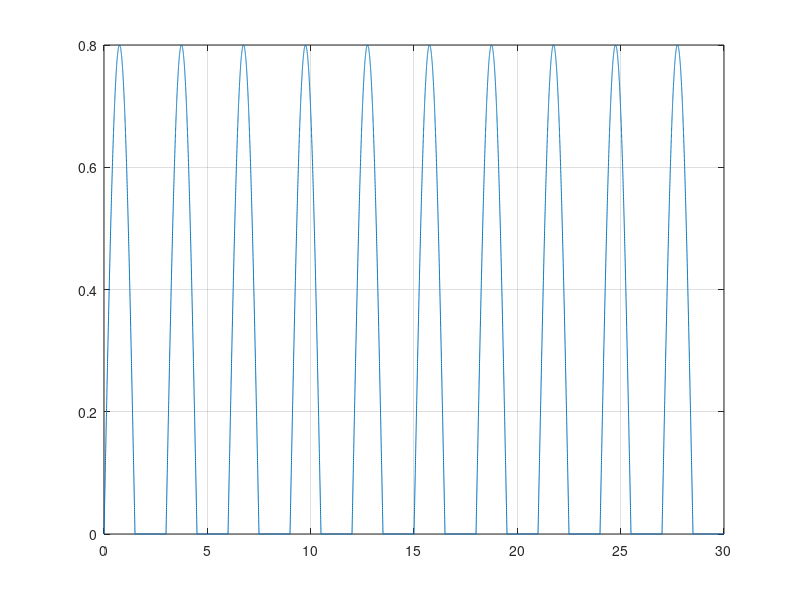

Here is the MATLAB script that generated this plot:
% Ex4
 Fs1=1000/2; % Cele trei frecvente cu ajutorul carora putem alege rezolutia
 Fs2= 1000/20; % 2ms, 20 ms sau 200 ms. 
 Fs3= 1000/200;
 Fs=Fs1; % Alegem una din cele trei rezolutii dorite
 
T=30;
  % Valoare aleasa pentru a putea vedea mai multe perioada. Poate fi
  % modificata dupa preferinte.
Per = 3; % Perioada semnalului sinusoidal
A=0.8; % Amplitudinea semnalului sinusoidal

F0=1/Per;
w0 = 2*pi*F0/Fs; 
N = Fs*T;      % Numar de esantioane N=20*4kHz 
n = 0:N-1;
s = A*sin(w0*n); % Obtinem semnalul sinusoidal folosind metoda prezentata
% in platforma

for i=1:N
    if s(i)< 0
        s(i)=0;
    end
end 
% Am transformant semnalul in unul sinusoidal redresat mono alternanta
t=0:1/Fs:T-1/Fs;
figure(1)
plot(t,s),grid 

%% Observatie: Semnalul sinusoidal redresat mono alternanta are valoarea 0
% pe partea in care valorile acestuia ar trebui sa fie negative. Perioada
% ramane tot 3 secunde in acest caz.
 